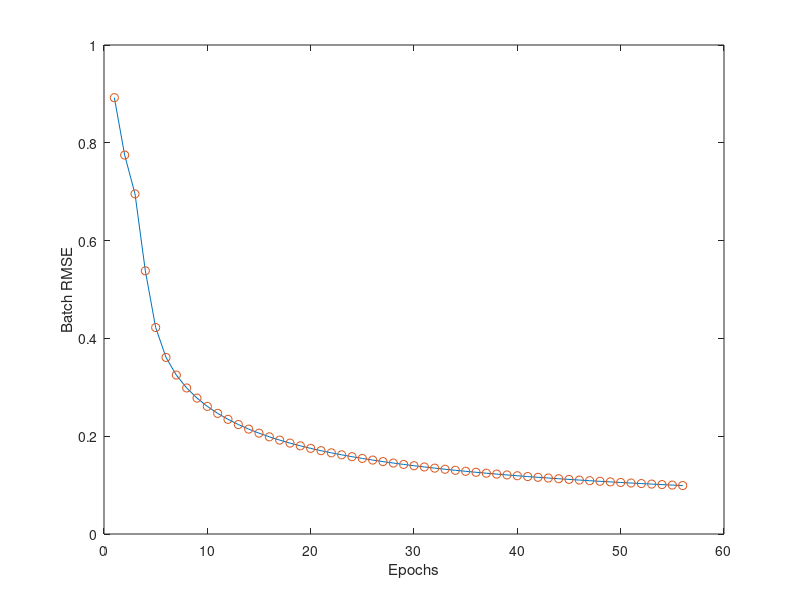

Write the MATLAB code that produced this figure.
function [W1, W2, RMSE] = seqmlp(trn_data, mlp_config, train_opt, disp_opt)
% SEQMLP On-line steepest descent for MLP with hyperbolic tangent activation.
%	[W1, W2, RMSE] = tanmlp(trn_data, mlp_config, train_opt).
%
%	See also MLPDM1 and MLPDM2.

% Roger Jang, Feb 6, 1999

% Set up default input arguments
if nargin < 4, disp_opt = 1; end
if nargin < 3, train_opt = [0.1 0.1 0.1 500]; end
if nargin < 2, mlp_config = [2 2 1]; end
if nargin < 1, trn_data = [-1 -1 -1; -1 1 1; 1 -1 1; 1 1 -1]; end

error_goal = train_opt(1);	% Stop if batch RMSE is below error_goal
eta = train_opt(2);		% Learning rate
alpha = train_opt(3);		% Momentum term
max_epoch = train_opt(4);	% Max. training epochs
in_n = mlp_config(1);		% Number of inputs
hidden_n = mlp_config(2);	% Number of hidden units
out_n = mlp_config(3);		% Number of outputs

weight_range = .5;		% Range for initial weights
[data_n, col_n] = size(trn_data);
if in_n + out_n ~= col_n,
	error('Given data mismatches given I/O numbers!');
end
INPUT = trn_data(:, 1:in_n);			% input
TARGET = trn_data(:, in_n+1:in_n+out_n);	% target

% ====== Initialize weights
W1 = weight_range*2*(randn(in_n+1,hidden_n) - 0.5);	% last row: bias
W2 = weight_range*2*(randn(hidden_n+1,out_n) - 0.5);	% last row: bias
dW1_old = zeros(size(W1));
dW2_old = zeros(size(W2));
one = 1;
RMSE = -ones(max_epoch, 1);	% Root mean squared error

for i = 1:max_epoch,
    for j = 1:data_n,
	X0 = INPUT(j,:);
	T = TARGET(j,:);

	% Forward pass
	X1 = tanh([X0 one]*W1);	% Output of layer 1 (hidden layer)
	X2 = tanh([X1 one]*W2);	% Output of layer 2 (output layer)

	% Backward pass for the output layer
	dE_dX2 = -2*(T - X2);	% dE/dX1
	dE_dW2 = [X1 one]'*(dE_dX2.*(1+X2).*(1-X2));
	% Backward pass for the hidden layer
	dE_dX1 = dE_dX2.*(1-X2).*(1+X2)*W2(1:hidden_n,:)';	% dE/dX1
	dE_dW1 = [X0 one]'*(dE_dX1.*(1+X1).*(1-X1));

	% Update parameters
	dW2 = -eta*dE_dW2 + alpha*dW2_old;
	dW1 = -eta*dE_dW1 + alpha*dW1_old;
	W2 = W2 + dW2;
	W1 = W1 + dW1;
	dW2_old = dW2;
	dW1_old = dW1;
    end
    % Compute the batch RMSE error
    X1 = tanh([INPUT ones(data_n,1)]*W1);% Output of layer 1 (hidden layer)
    X2 = tanh([X1 ones(data_n,1)]*W2);	% Output of layer 2 (output layer)
    diff = TARGET - X2;	% error
    RMSE(i) = sqrt(sum(sum(diff.^2))/length(diff(:)));
    if disp_opt==1, 
	fprintf('epoch %.0f:  RMSE = %.3f\n',i, RMSE(i));
    end
    % Check if finished 
    if RMSE(i)<error_goal, break; end
end

RMSE(find(RMSE==-1)) = [];	% Get rid of extra elements in RMSE.

if disp_opt==1,
	fprintf('\nTotal number of epochs: %g\n', i);
	fprintf('Final RMSE: %g\n', RMSE(i));
	plot(1:length(RMSE), RMSE, '-', 1:length(RMSE), RMSE, 'o');
	xlabel('Epochs'); ylabel('Batch RMSE');
end
